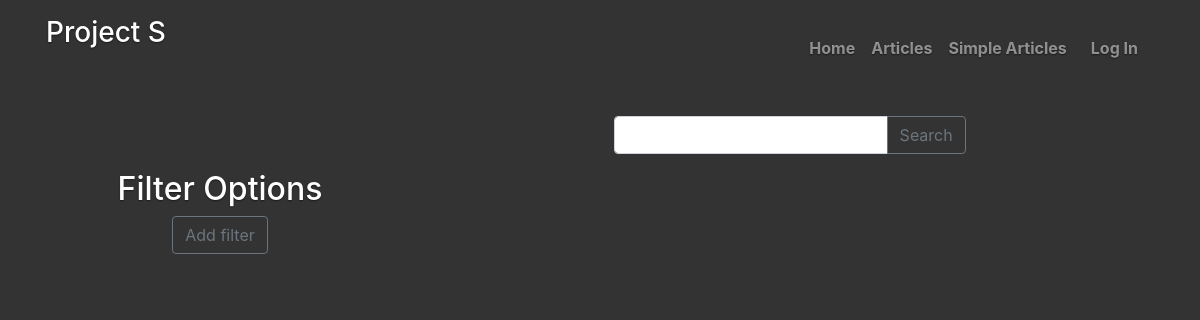
/articles/simple, run on an earlier commit of the app's database.
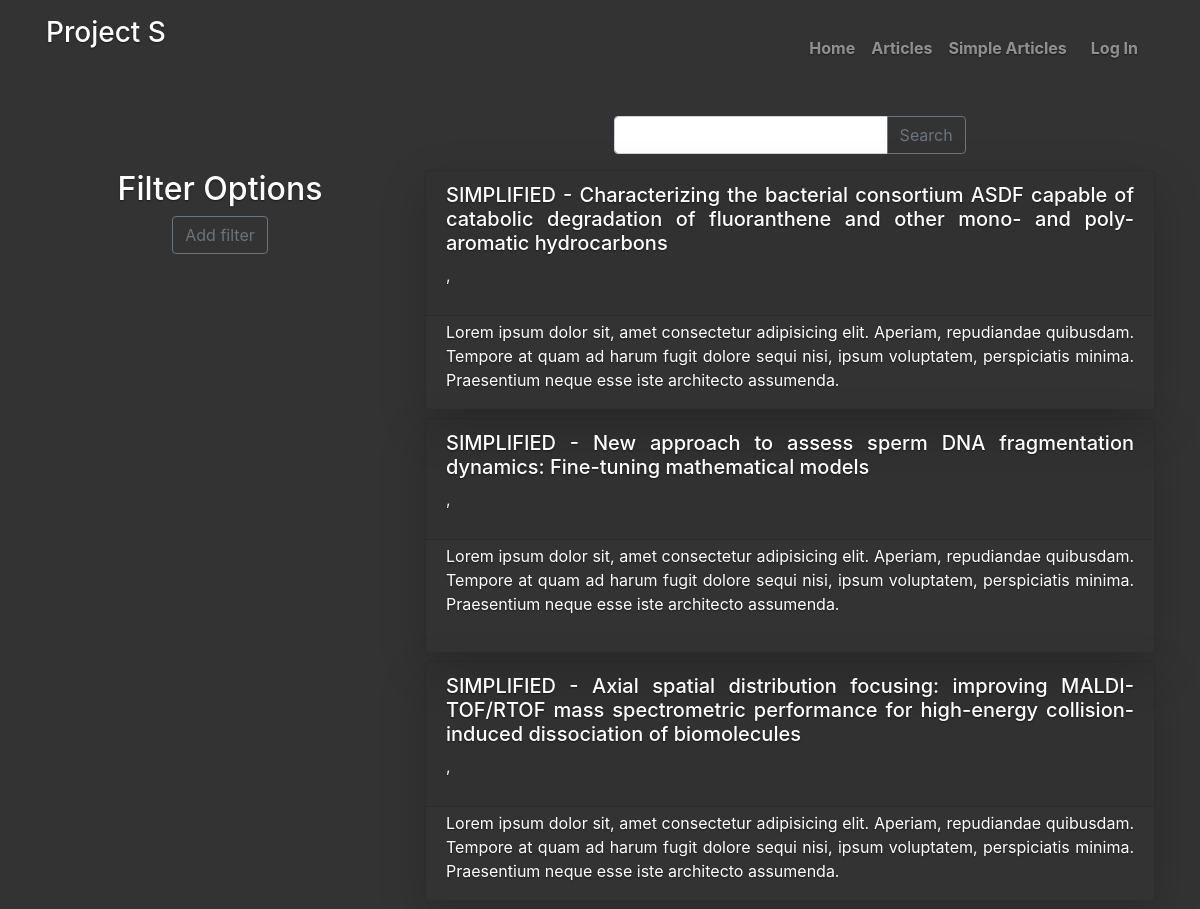
And on a later commit of the database.
### Articles/models.py (models this page shows, shortened)
class Simple_article (models.Model):
    article = models.ForeignKey(Article, on_delete=models.CASCADE, related_name='s_article')
    PI_verified = models.BooleanField(default = False)
    FA_verified = models.BooleanField(default = False)
    created_at = models.DateTimeField(auto_now_add=True)
    created_by = models.ForeignKey(settings.AUTH_USER_MODEL, on_delete = models.CASCADE)
    updated_at = models.DateTimeField(auto_now=True)
    simple_text = RichTextField(blank = True, null=True)

class Article (models.Model):
    name = models.CharField(max_length = 255)
    link = models.URLField()
    PI = models.ForeignKey(settings.AUTH_USER_MODEL, on_delete= models.CASCADE, related_name='article_PI')
    first_author = models.ForeignKey(settings.AUTH_USER_MODEL, on_delete= models.CASCADE, related_name='article_FA')
    article_text = RichTextField(blank = True, null=True)
    reviewers = models.ManyToManyField(settings.AUTH_USER_MODEL, related_name='can_review')
    approvers = models.ManyToManyField(settings.AUTH_USER_MODEL, related_name='can_approve')

### Articles/views.py (the view)
# urls.py: path('simple', views.SimpleArticleListView.as_view(), name = 'Simple_article_list'),
class SimpleArticleListView(ListView):
    model = Simple_article
    paginate_by = 10
    context_object_name = 'articles'
    template_name = 'simple_article_list.html'
    def get_context_data(self, **kwargs):
        context = super().get_context_data(**kwargs)
        return context
    def get_queryset(self, *args, **kwargs):
        queryset = super().get_queryset(*args, **kwargs)
        myfilter = SimpleArticleFilter(self.request.GET,  queryset = queryset)
        filtered_queryset = myfilter.qs
        return filtered_queryset

### templates/simple_article_list.html (shortened to what this page needs)
{% extends 'base.html' %}
{% block content %}
<div class="container p-3">
        <div class="row">
            <div class="col-4">
            </div>
            <div class="col-8">
                <div class="row justify-content-center">
                    <form action="{% url 'Article_list' %}" method="GET">
                        <div class="input-group" >
                                <input class="form-control" type="text" name="q" value={{request.GET.q}}>
                                <div class="input-group-append">
                                    <button class="btn btn-outline-secondary" type="submit"> Search </button>
                                </div>
                        </div>
                    </form>
                </div>
            </div>
        </div>
</div>
<main role="main" class="inner cover">
<div class="container">
    <div class="row">
        <div class="col-4 bg-transparent">
            <h2> Filter Options </h2>
            <form method="get">
                <button class="btn btn-outline-secondary" type="submit"> Add filter </button>
            </form>
        </div>
        <div class="col-8">
            {% for article in articles %}
            <div class="card bg-transparent mb-2 shadow-lg rounded" style="max-height: 15rem;">
                <div class="card-header text-justify">
                    <h5><a href="{% url 'Article_detail' article.pk %}"> SIMPLIFIED - {{article.article.name}}</a></h5>
                    <p class="text-light">
                        {{article.first_author}}, {{article.PI}}
                    </p>
                </div>
                <div class="card-body pt-1">
                    <div class="card-text text-justify ">
                        <p>Lorem ipsum dolor sit, amet consectetur adipisicing elit. Aperiam, repudiandae quibusdam. Tempore at quam ad harum fugit dolore sequi nisi, ipsum voluptatem, perspiciatis minima. Praesentium neque esse iste architecto assumenda.</p>
                    </div>
                </div>
            </div>
            {% endfor %}
        </div>
    </div>
</div>
</main>
{% endblock content %}

What changed in the data, as far as the page shows it:
added Simple_article: article.name "Characterizing the bacterial consortium ASDF capable of catabolic degradation of fluoranthene and other mono- and poly-aromatic hydrocarbons"
added Simple_article: article.name "New approach to assess sperm DNA fragmentation dynamics: Fine-tuning mathematical models"
added Simple_article: article.name "Axial spatial distribution focusing: improving MALDI-TOF/RTOF mass spectrometric performance for high-energy collision-induced dissociation of biomolecules"
